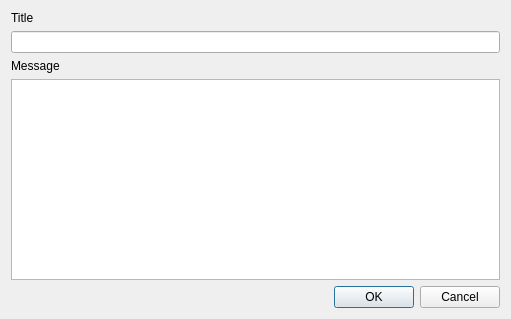
<?xml version="1.0" encoding="UTF-8"?>
<ui version="4.0">
 <class>PostMessageDialog</class>
 <widget class="QDialog" name="PostMessageDialog">
  <property name="geometry">
   <rect>
    <x>0</x>
    <y>0</y>
    <width>511</width>
    <height>319</height>
   </rect>
  </property>
  <property name="windowTitle">
   <string>Post a message</string>
  </property>
  <layout class="QVBoxLayout" name="verticalLayout">
   <item>
    <layout class="QGridLayout" name="gridLayout">
     <item row="3" column="0">
      <widget class="QTextEdit" name="message"/>
     </item>
     <item row="0" column="0">
      <widget class="QLabel" name="label_2">
       <property name="text">
        <string>Title</string>
       </property>
      </widget>
     </item>
     <item row="2" column="0">
      <widget class="QLabel" name="label">
       <property name="text">
        <string>Message</string>
       </property>
      </widget>
     </item>
     <item row="1" column="0">
      <widget class="QLineEdit" name="title">
       <property name="maxLength">
        <number>256</number>
       </property>
      </widget>
     </item>
    </layout>
   </item>
   <item>
    <widget class="QDialogButtonBox" name="buttonBox">
     <property name="orientation">
      <enum>Qt::Horizontal</enum>
     </property>
     <property name="standardButtons">
      <set>QDialogButtonBox::Cancel|QDialogButtonBox::Ok</set>
     </property>
    </widget>
   </item>
  </layout>
 </widget>
 <resources/>
 <connections>
  <connection>
   <sender>buttonBox</sender>
   <signal>accepted()</signal>
   <receiver>PostMessageDialog</receiver>
   <slot>accept()</slot>
   <hints>
    <hint type="sourcelabel">
     <x>248</x>
     <y>254</y>
    </hint>
    <hint type="destinationlabel">
     <x>157</x>
     <y>274</y>
    </hint>
   </hints>
  </connection>
  <connection>
   <sender>buttonBox</sender>
   <signal>rejected()</signal>
   <receiver>PostMessageDialog</receiver>
   <slot>reject()</slot>
   <hints>
    <hint type="sourcelabel">
     <x>316</x>
     <y>260</y>
    </hint>
    <hint type="destinationlabel">
     <x>286</x>
     <y>274</y>
    </hint>
   </hints>
  </connection>
 </connections>
</ui>
